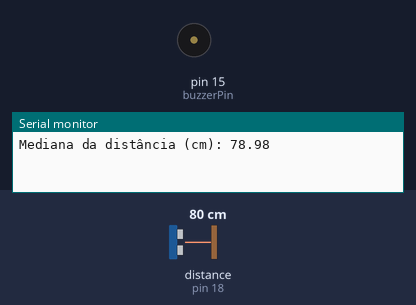
This program was run on a simulated Arduino Uno, built with avr-gcc and run on an emulated ATmega328P. On the bench: buzzer (waves = sounding, pin HIGH), the last lines printed to the serial monitor. Wiring (inferred from the names in the program): ultrasonic range finder: trigger pin 5; echo pin 18. The inputs (shaded band) are chosen by the test bench; at power-on: distance to the obstacle (sensor on pin 18) 80 cm. The echo pulse lasts 58.3 µs per cm; pins used as bus, display or sensor lines are not drawn.

Above: at 1.2 s.
1.3 s: distance to the obstacle (sensor on pin 18) set to 23 cm
At 1.64 s:
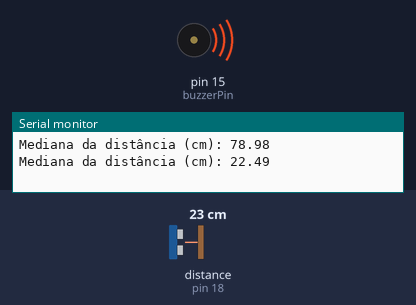
4.3 s: distance to the obstacle (sensor on pin 18) set to 18 cm
At 5.0 s:
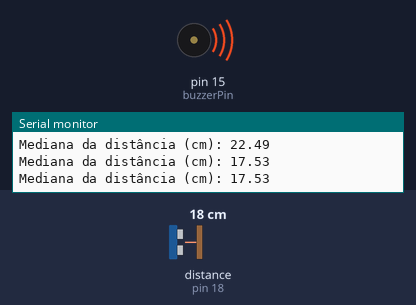
Timing chart, 0 to 7.3 s (numbered marks = the images above; inputs shaded):
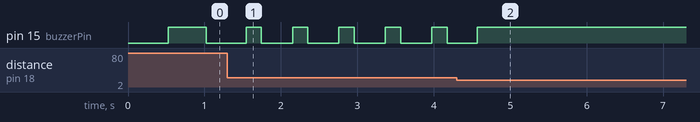

Measured:
- the behaviour switches between 21 and 20 cm on distance to the obstacle (sensor on pin 18) (found by bisection; images 1 and 2)
- after the input at 1.3 s, pin 15 (buzzerPin): alternates HIGH for 0.20 s and LOW for 0.41 s, starting after 0.25 s
- after the input at 4.3 s, pin 15 (buzzerPin): goes on until 4.6 s, then stays HIGH

The program:

main.cpp
```cpp
#include <Arduino.h>

#define SOUND_SPEED 0.034
#define NUM_MEASUREMENTS 51

const int trigPin = 5;
const int echoPin = 18;
const int buzzerPin = 15;

long duration;
float distanceCm;
float distances[NUM_MEASUREMENTS];

void setup() {
  Serial.begin(9600);
  pinMode(trigPin, OUTPUT);
  pinMode(echoPin, INPUT);
  pinMode(buzzerPin, OUTPUT);
}

float measureDistance() {
  digitalWrite(trigPin, LOW);
  delayMicroseconds(2);
  digitalWrite(trigPin, HIGH);
  delayMicroseconds(10);
  digitalWrite(trigPin, LOW);
  duration = pulseIn(echoPin, HIGH);
  return duration * SOUND_SPEED / 2;
}

void sortArray(float arr[], int size) {
  for (int i = 0; i < size - 1; i++) {
    for (int j = 0; j < size - i - 1; j++) {
      if (arr[j] > arr[j + 1]) {
        float temp = arr[j];
        arr[j] = arr[j + 1];
        arr[j + 1] = temp;
      }
    }
  }
}

void loop() {
  for (int i = 0; i < NUM_MEASUREMENTS; i++) {
    distances[i] = measureDistance();
    delay(5);
  }

  sortArray(distances, NUM_MEASUREMENTS);
  float median = distances[NUM_MEASUREMENTS / 2];

  Serial.print("Mediana da distância (cm): ");
  Serial.println(median);

  if (median < 20) {
    digitalWrite(buzzerPin, HIGH);
  }
  else if (median < 50) {
    digitalWrite(buzzerPin, HIGH);
    delay(200);
    digitalWrite(buzzerPin, LOW);
    delay(50);
  }
  else if (median < 100) {
    digitalWrite(buzzerPin, HIGH);
    delay(500);
    digitalWrite(buzzerPin, LOW);
    delay(100);
  }
}
```
